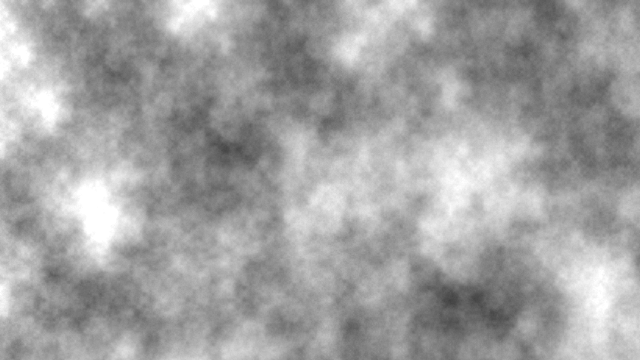
Frame 1 (no input)
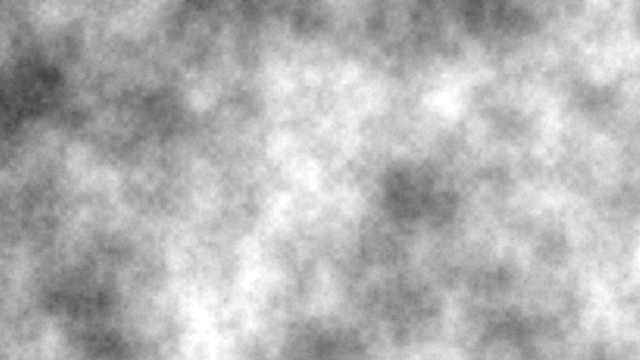
Frame 60 (the mouse pressed at the canvas centre just before this capture)
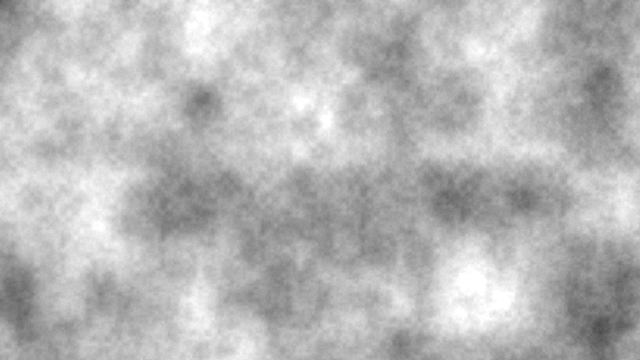
Frame 120 (the mouse held since frame 60 and released just before this capture)

The Processing sketch that drew these frames (run headless with seeded random() and noise(); from frame 60 on, the mouse is pressed at the canvas centre):

// Processing sketch: intro_noise2D
// ── intro_noise2D.pde
/*
The Nature Of Code - Introduction: 2D Noise
*/

//third argument of noise --> provides the animation
float z = 0;

Painting p;

void setup() {
  size(640,360);
  p = new Painting();
  //noLoop();
  //frameRate(500);
}

void draw() {
  background(0);
  p.paint();
}

class Painting {
  //noiseDetail(lod, fallof)
  //lod: smooth --> fine-grained
  //fallof: black --> white 
  Painting() {
    // Optional: adjust noise detail here
    float detail = 0.0;
    int lod = (int) map(noise(detail),0,1,0,15);
    noiseDetail(lod,0.65f);
  }
  
  void paint() {
    background(0);
    loadPixels();
    float xoff = 0.0;
    for (int x = 0; x < width; x++) {
      float yoff = 0.0;
      for (int y = 0; y < height; y++) {
             
        //noise(x,y,z) -> different effect based on how many parameters
          //only x; then the same color applies to every column
          //only y: then the same color applies to every row
          //x, y: static 2D noise
          //x, y, z: animated 2D noise
          
        float bright = noise(xoff,yoff,z)*255;
        
        //comparison to complete randonmess
        //float bright = random(0,255);
        
        pixels[x+y*width] = color(bright);
        yoff += 0.01;
        z+=0.0000001;
      }
      xoff += 0.01;
      z+=0.00001;
      
    }
    z+=0.01;
    
    updatePixels();
  }
}
